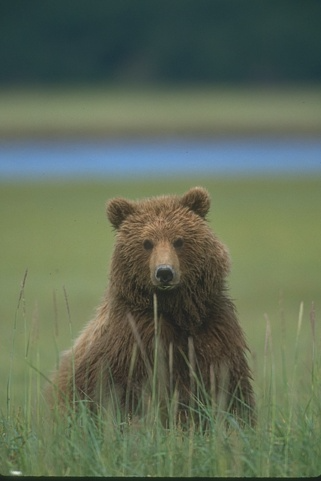
#> input picture computer_vision_theory/EAI733/Assignment_1/Figures/mean_shift_clustering.png, 321 x 481 px, found by its file name
$ python algorithm_dev_normalised.py
#> lines starting #> are read from the running program, lines starting #| are printed output that depends on the picture; after the words box and inside, x2 and y2 are one past the last pixel; in counts of white or black regions, pixels touching at a corner belong together
import numpy as np
from numpy.linalg import inv
import cv2
import csv
import matplotlib.pyplot as plt
import math
from skimage.color import rgb2luv
from skimage.color import rgb2lab
from skimage import io
from scipy.spatial.distance import cdist
from scipy.sparse import csr_matrix,  diags
from scipy.sparse.linalg import eigsh
from sklearn.datasets import make_blobs
from skimage import data, segmentation, color, graph
from skimage.transform import resize

# Complete normalized cut segmentation pipeline

#     Args:
#         image: Input RGB image (H×W×3, values 0-255)
#         sigma_I: Color similarity bandwidth
#         sigma_X: Spatial proximity bandwidth
#         r: Spatial connection radius
#         num_segments: Number of segments (currently supports 2)

#     Returns:
#         labels: Segmentation labels (H×W)
#         segmented_image: Segmented image

def build_weight_matrix(image, sigma_I=0.1, sigma_X=4.0, r=5):
    image_lab = rgb2lab(image / 255.0)
    height, width = image.shape[:2]
    n_pixels = height * width

    # Store sparse matrix in COO format
    rows = []
    cols = []
    data = []

    for i in range(height):
        for j in range(width):
            idx1 = i * width + j
            # Position and color of pixel (i,j)
            pos1 = np.array([i, j])
            color1 = image_lab[i, j]

            for di in range(-r, r+1):
                for dj in range(-r, r+1):
                    ni, nj = i + di, j + dj

                    # Check bounds
                    if ni < 0 or ni >= height or nj < 0 or nj >= width:
                        continue

                    idx2 = ni * width + nj
                    if idx1 == idx2:
                        continue

                    # Position and color of neighbor
                    pos2 = np.array([ni, nj])
                    color2 = image_lab[ni, nj]

                    # Compute distances
                    spatial_dist = np.linalg.norm(pos1 - pos2)

                    # Only connect if within radius
                    if spatial_dist <= r:
                        color_dist = np.linalg.norm(color1 - color2)

                        # Compute weight (product of two Gaussians)
                        w = np.exp(-color_dist**2 / (2 * sigma_I**2)) * \
                            np.exp(-spatial_dist**2 / (2 * sigma_X**2))

                        rows.append(idx1)
                        cols.append(idx2)
                        data.append(w)

    # Create sparse matrix
    W = csr_matrix((data, (rows, cols)), shape=(n_pixels, n_pixels))

    # Make symmetric
    W = (W + W.T) / 2

    return W

def compute_normalized_laplacian(W):

    # Degree vector
    D = np.array(W.sum(axis=1)).flatten()

    # FIX 4: Add small epsilon to all degrees
    # Prevents division by zero AND near-singular matrices
    epsilon = 1e-8
    D = D + epsilon

    # D^(-1/2)
    D_inv_sqrt = 1.0 / np.sqrt(D)

    # Create sparse diagonal matrices
    D_inv_sqrt_sparse = diags(D_inv_sqrt)
    D_sparse = diags(D)

    # Normalized Laplacian: D^(-1/2) (D - W) D^(-1/2)
    # = I - D^(-1/2) W D^(-1/2)
    n = W.shape[0]
    I = diags(np.ones(n))

    # D^(-1/2) W D^(-1/2)
    D_inv_sqrt_W = D_inv_sqrt_sparse @ W @ D_inv_sqrt_sparse

    L_norm = I - D_inv_sqrt_W

    return L_norm, D, D_inv_sqrt

def compute_ncut_eigenvectors(W, num_eigenvectors = 2):
    D = np.array(W.sum(axis=1)).flatten()
    D_sparse = csr_matrix(np.diag(D))
    D_sqrt_inv = np.sqrt(1.0 / (D + 1e-10))
    L = D_sparse - W
    n = W.shape[0]
    k = min(num_eigenvectors + 2, n - 1)
    L_norm, D, D_inv_sqrt = compute_normalized_laplacian(W)

    eigenvalues, eigenvectors = eigsh(
        L_norm,
        k=k,
        sigma=1e-6,      # Slight shift away from 0
        which='LM',       # Largest magnitude near sigma
        tol=1e-6,         # Tolerance
        maxiter=2000      # More iterations
    )

    # Sort by eigenvalue
    idx = eigenvalues.argsort()
    eigenvalues = eigenvalues[idx]
    eigenvectors = eigenvectors[:, idx]

    # Skip first eigenvector (constant, eigenvalue=0)
    return eigenvalues[1:], eigenvectors[:, 1:]

def partition_from_eigenvector(eigenvector, method="median"):
    if method == 'median':
        threshold = np.median(eigenvector)
    elif method == 'zero':
        threshold = 0
    elif method == 'optimal':
        # Search for best threshold
        threshold = find_optimal_threshold(eigenvector)
    else:
        threshold = 0

    labels = (eigenvector > threshold).astype(int)

    return labels

def find_optimal_threshold(eigenvector, num_splits=100):
    # Try different thresholds
    min_val, max_val = eigenvector.min(), eigenvector.max()
    thresholds = np.linspace(min_val, max_val, num_splits)

    # For simplicity, just use median
    # Full implementation would compute Ncut for each threshold
    return np.median(eigenvector)

def create_segmented_image(image, labels):
    segmented = np.zeros_like(image)
    for label in np.unique(labels):
        mask = labels == label
        mean_color = image[mask].mean(axis=0)
        segmented[mask] = mean_color
    return segmented

def normalized_cut_segmentation(image, sigma_I=0.1, sigma_X=4.0, r=5, num_segments=2):
    height, width = image.shape[:2]
    W = build_weight_matrix(image, sigma_I, sigma_X, r)
    _, eigenvectors = compute_ncut_eigenvectors(W, num_eigenvectors=1)

    second_eigenvector = eigenvectors[:, 0]
    labels_1d = partition_from_eigenvector(second_eigenvector, method='median')
    labels = labels_1d.reshape(height, width)
    segmented_image = create_segmented_image(image, labels)

    return labels, segmented_image

def save_image(image_info, q):
    # Create figure and axis
    # Create figure and axis
    fig, ax = plt.subplots()

    ax.imshow(image_info)

    # Add labels
    ax.set_xlabel("X Pixel Coordinate")
    ax.set_ylabel("Y Pixel Coordinate")

    # Save
    save_path = "/Users/anthea/Documents/GitHub/EAI733/Assignment_1/Results/"
    fig.savefig(f"{save_path}norm_cut_{q}.pdf", bbox_inches="tight")
    plt.close(fig)

def main():
    # [9 lines of commented-out code are left out]
    image_path = 'Figures/mean_shift_clustering.png'
    image = cv2.imread(image_path)
#> image is the input picture: shape (481, 321, 3); mean B, G, R 87.5, 108, 95.8
    save_image(image, "orig")

    scale = 0.25
    new_shape = (int(image.shape[0] * scale), int(image.shape[1] * scale))
#> new_shape = (120, 80)
    image_small = (resize(image, new_shape, anti_aliasing=True) * 255).astype(np.uint8)

    # Plot image
    plt.imshow(image_small)
    plt.show()

    labels, segmented = normalized_cut_segmentation(image_small, sigma_I=0.1, sigma_X=4.0, r=5)
#> in build_weight_matrix, `image_lab = rgb2lab(image / 255.0)`: image_lab: shape (120, 80, 3) float64; mean of channels 0, 1, 2 43.3, -9.6, 4.6
#> after the loop in build_weight_matrix, `for i in range(height):`: cols = 733536 items
#> in normalized_cut_segmentation, `_, eigenvectors = compute_ncut_eigenvectors(W, num_eigenvectors=1)`: eigenvectors = 9600 pairs, first value -0.511 to 0.0484, second value -0.108 to 0.279
#> in normalized_cut_segmentation, `second_eigenvector = eigenvectors[:, 0]`: second_eigenvector = 9600 values, max 0.0484 at index 1058, min -0.511 at index 1457, mean -0.000117
#> in partition_from_eigenvector, `threshold = np.median(eigenvector)`: threshold = -8.51e-27
#> in partition_from_eigenvector, `labels = (eigenvector > threshold).astype(int)`: labels = 9600 values, max 1 at index 0, min 0 at index 5, mean 0.5
#> in normalized_cut_segmentation, `labels_1d = partition_from_eigenvector(second_eigenvector, method='med..`: labels_1d has the same summary as labels in partition_from_eigenvector
#> in normalized_cut_segmentation, `labels = labels_1d.reshape(height, width)`:
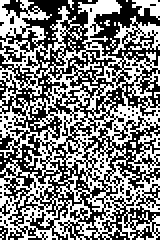
#> labels: shape (120, 80) int64 (shown 2 times larger); values 0 (black) and 1 (white), 50% white in thin lines or dots
#> the loop in create_segmented_image, `for label in np.unique(labels):` made 2 passes
#> mean_color on passes 1 to 2: [87.42, 107.6, 95.13], [86.5, 107.5, 95.46]
#> after the loop in create_segmented_image, `for label in np.unique(labels):`:
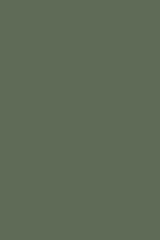
#> segmented: shape (120, 80, 3) (shown 2 times larger); mean B, G, R 86.5, 107, 95
    plt.imshow(segmented)
    plt.show()
    # save_image(segmented, "orig")

    # Using a library:
    img = image
    labels1 = segmentation.slic(img, compactness=30, n_segments=400, start_label=1)
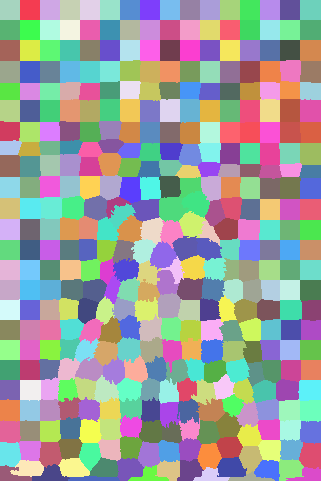
#> labels1: shape (481, 321) int64; 384 distinct labels, from 1 to 384; one colour per label, 0 black
    out1 = color.label2rgb(labels1, img, kind='avg', bg_label=0)
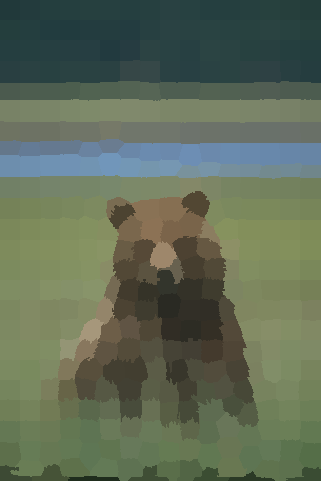
#> out1: shape (481, 321, 3); mean B, G, R 87, 107.6, 95.3

    g = graph.rag_mean_color(img, labels1, mode='similarity')
    labels2 = graph.cut_normalized(labels1, g)
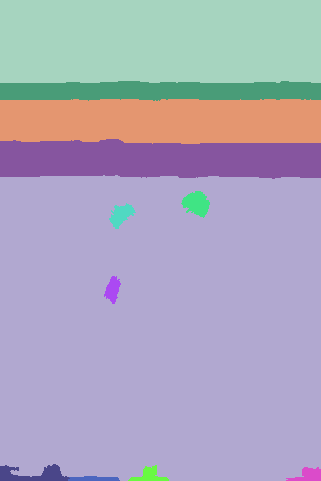
#> labels2: shape (481, 321) int64; 12 distinct labels, from 1 to 384; one colour per label, 0 black
    out2 = color.label2rgb(labels2, img, kind='avg', bg_label=0)
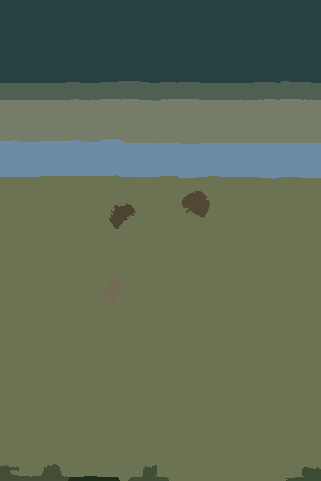
#> out2: shape (481, 321, 3); mean B, G, R 87.2, 107.5, 95.4

    # [10 lines of commented-out code are left out]
    save_image(out2, "norm_cut")

if __name__ == "__main__":
    main()
